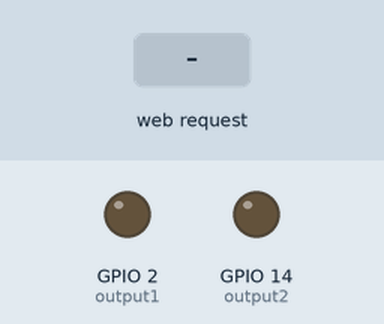
This sketch was run on a simulated ESP8266 (NodeMCU). Shown: output pins drawn as LEDs (lit = HIGH). Inputs (shaded band) come from the test bench. WiFi joins after 1.5 s; servers stay silent unless stated; what the sketch prints to the serial monitor is not drawn.

Above: at 2.7 s.
2.8 s: HTTP request GET /on1 received
At 4.0 s:
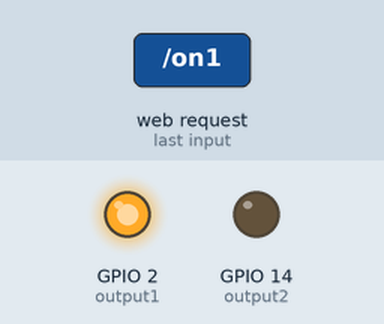
4.3 s: HTTP request GET /off1 received
At 5.1 s:
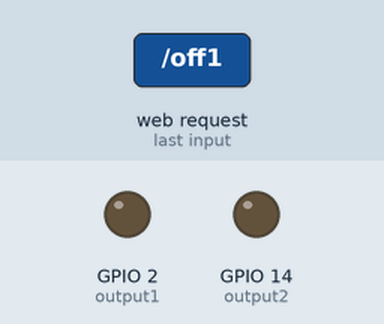
5.8 s: HTTP request GET /on2 received
At 6.2 s:
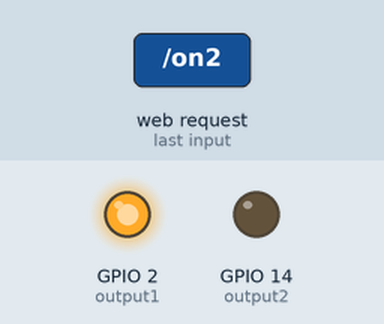
Timing chart, 0 to 8.8 s (numbered marks = the images above; inputs shaded):
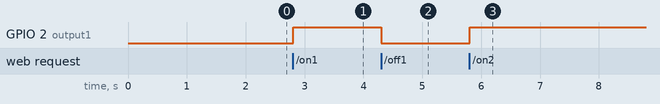

Measured:
- after the input at 2.8 s, GPIO 2 (output1): LOW → HIGH at once
- after the input at 4.3 s, GPIO 2 (output1): HIGH → LOW at once
- after the input at 5.8 s, GPIO 2 (output1): LOW → HIGH at once

The sketch:

webserver_2pushbuttons.ino
```cpp
// (licence header left out)
#ifdef ESP32
  #include <WiFi.h>
  #include <AsyncTCP.h>
#else
  #include <ESP8266WiFi.h>
  #include <ESPAsyncTCP.h>
#endif
#include <ESPAsyncWebServer.h>

// REPLACE WITH YOUR NETWORK CREDENTIALS
const char* ssid = "REPLACE_WITH_YOUR_SSID";
const char* password = "REPLACE_WITH_YOUR_PASSWORD";

const int output1 = 2;  // D4 (internal led)
const int output2 = 14; // D5


// HTML web page
const char index_html[] PROGMEM = R"rawliteral(
<!DOCTYPE HTML><html>
  <head>
    <title>ESP 2 Pushbuttons Web Server</title>
    <meta name="viewport" content="width=device-width, initial-scale=1">
    <style>
      body { font-family: Arial; text-align: center; margin:0px auto; padding-top: 30px;}
      .button {
        padding: 10px 20px;
        font-size: 24px;
        text-align: center;
        outline: none;
        color: #fff;
        background-color: #2f4468;
        border: none;
        border-radius: 5px;
        box-shadow: 0 6px #999;
        cursor: pointer;
        -webkit-touch-callout: none;
        -webkit-user-select: none;
        -khtml-user-select: none;
        -moz-user-select: none;
        -ms-user-select: none;
        user-select: none;
        -webkit-tap-highlight-color: rgba(0,0,0,0);
      }
      .button:hover {background-color: #1f2e45}
      .button:active {
        background-color: #1f2e45;
        box-shadow: 0 4px #666;
        transform: translateY(2px);
      }
    </style>
  </head>
  <body>
    <h1>ESP8266/ESP32: 2 Pushbuttons WebServer</h1>
    <br><br>
    <button class="button" onmousedown="toggleCheckbox('on1');" ontouchstart="toggleCheckbox('on1');" onmouseup="toggleCheckbox('off1');" ontouchend="toggleCheckbox('off1');">LED PUSHBUTTON 1</button>
    <p>
    <button class="button" onmousedown="toggleCheckbox('on2');" ontouchstart="toggleCheckbox('on2');" onmouseup="toggleCheckbox('off2');" ontouchend="toggleCheckbox('off2');">LED PUSHBUTTON 2</button>
   <script>
   function toggleCheckbox(x) {
     var xhr = new XMLHttpRequest();
     xhr.open("GET", "/" + x, true);
     xhr.send();
   }
  </script>
  <br><br><br><br><br><br><br>
  <h3>original with 1 pushbutton: <a href="https://randomnerdtutorials.com/esp32-esp8266-web-server-outputs-momentary-switch/"
  target=_blank>https://randomnerdtutorials.com/esp32-esp8266-web-server-outputs-momentary-switch/</a>  by Rui Santos</h3>
  <br><br>
  <h3>feature with 2 pushbuttons:
 <a href="https://www.arduinotehniq.com/" target=_blank>https://www.arduinotehniq.com/</a>
  by Nicu FLORICA</h3>

  </body>
</html>)rawliteral";

void notFound(AsyncWebServerRequest *request) {
  request->send(404, "text/plain", "Not found");
}

AsyncWebServer server(80);

void setup() {
  Serial.begin(115200);
  WiFi.mode(WIFI_STA);
  WiFi.begin(ssid, password);
  if (WiFi.waitForConnectResult() != WL_CONNECTED) {
    Serial.println("WiFi Failed!");
    return;
  }
  Serial.println();
  Serial.print("ESP IP Address: http://");
  Serial.println(WiFi.localIP());

  pinMode(output1, OUTPUT);
  digitalWrite(output1, LOW);
  pinMode(output2, OUTPUT);
  digitalWrite(output2, LOW);


  // Send web page to client
  server.on("/", HTTP_GET, [](AsyncWebServerRequest *request){
    request->send_P(200, "text/html", index_html);
  });

  // Receive an HTTP GET request
  server.on("/on1", HTTP_GET, [] (AsyncWebServerRequest *request) {
    digitalWrite(output1, HIGH);
    request->send(200, "text/plain", "ok");
  });

  // Receive an HTTP GET request
  server.on("/off1", HTTP_GET, [] (AsyncWebServerRequest *request) {
    digitalWrite(output1, LOW);
    request->send(200, "text/plain", "ok");
  });

   // Receive an HTTP GET request
  server.on("/on2", HTTP_GET, [] (AsyncWebServerRequest *request) {
    digitalWrite(output1, HIGH);
    request->send(200, "text/plain", "ok");
  });

  // Receive an HTTP GET request
  server.on("/off2", HTTP_GET, [] (AsyncWebServerRequest *request) {
    digitalWrite(output1, LOW);
    request->send(200, "text/plain", "ok");
  });


  server.onNotFound(notFound);
  server.begin();
}

void loop() {

}
```
